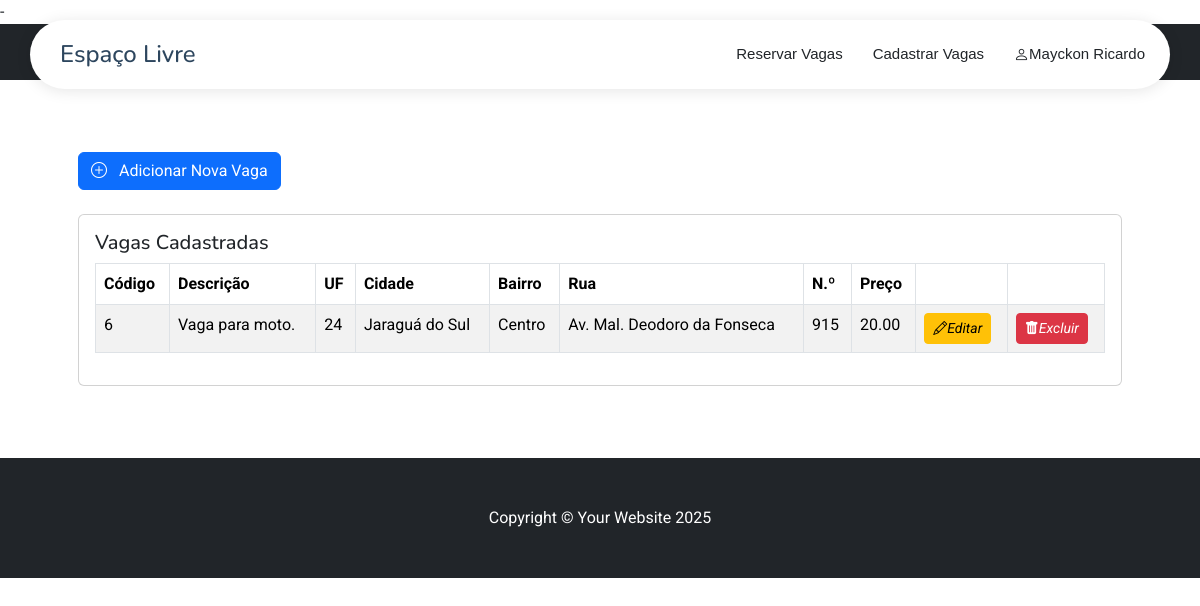
Before: /dadosVagaUsuario.php (signed in) with the older database file.
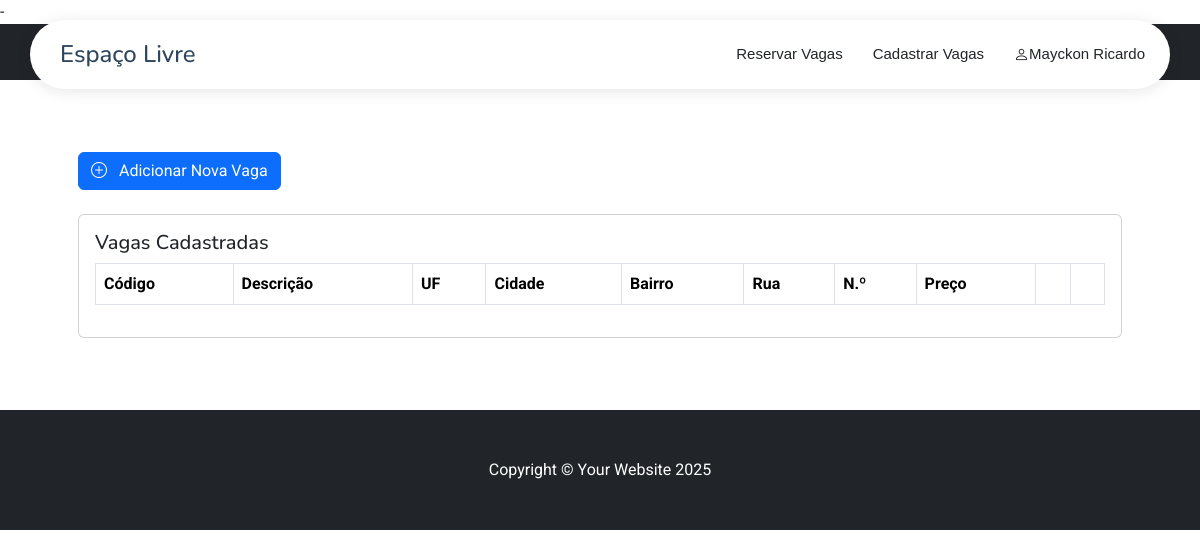
After: the same page with the newer database file.
### tables this page shows
CREATE TABLE `vagas` (
  `id` int(20) NOT NULL,
  `descricao` text NOT NULL,
  `cep` varchar(20) NOT NULL,
  `cidade` varchar(255) NOT NULL,
  `bairro` varchar(255) NOT NULL,
  `endereco` varchar(255) NOT NULL,
  `numero` varchar(20) DEFAULT NULL,
  `complemento` varchar(255) DEFAULT NULL,
  `foto_vaga` varchar(255) NOT NULL,
  `preco` decimal(10,2) NOT NULL,
  `id_uf` int(20) NOT NULL,
  `id_usuario` int(20) NOT NULL,
  `dataCadastro` date DEFAULT curdate()
);

### dadosVagaUsuario.php (the view, shortened to what this page needs)
<!DOCTYPE html>
<?php
include_once("conexao.php");
if (isset($_SESSION['id'])) {
    $usuario_logado_id = $_SESSION['id'];
} else {
    echo "<option value=\"\" disabled>Usuário não identificado</option>";
}
$sql_pesquisa = "SELECT * FROM `vagas` WHERE id_usuario = $usuario_logado_id";
?>
<!DOCTYPE html>
<html lang="pt-br">
    <?php
        require_once 'components/head.php';
    ?>
<body>
  <?php require_once 'components/header.php'; ?>
    <div class="content">
        <section class="py-4">
                <div class="container px-4 px-lg-5 mt-5">
                    <div class="mb-4">
                        <a href="cadastrarVaga.php" class="btn btn-primary">
                            <i class="bi bi-plus-circle me-2"></i> Adicionar Nova Vaga
                        </a>
                    </div>
                    <div class="card">
                        <div class="card-body">
                            <h5 class="card-title">Vagas Cadastradas</h5>
                            <div class="table-responsive">
                                <table class="table table-striped table-bordered w-100 table-expanded">
                                    <thead>
                                        <tr>
                                            <th scope="col">Código</th>
                                            <th scope="col">Descrição</th>
                                            <th scope="col">UF</th>
                                            <th scope="col">Cidade</th>
                                            <th scope="col">Bairro</th>
                                            <th scope="col">Rua</th>
                                            <th scope="col">N.º</th>
                                            <th scope="col">Preço</th>
                                            <th scope="col"></th>
                                            <th scope="col"></th>
                                        </tr>
                                    </thead>
                                    <tbody>
                                        <?php listarVagas($conexao, $sql_pesquisa); ?>
                                    </tbody>
                                </table>
                            </div>
                        </div>
                    </div>
                </div>
        </section>
    </div>
    <footer class="py-5 bg-dark mt-5">
        <div class="container">
            <p class="m-0 text-center text-white">Copyright &copy; Your Website 2025</p>
        </div>
    </footer>
</body>
</html>
<?php
    function listarVagas($conexao, $sql_pesquisa)
    {
        $result = mysqli_query($conexao, $sql_pesquisa);
        while ($linha = mysqli_fetch_assoc($result)) {
            echo "<tr>";
            echo "<td>" . $linha['id'] . "</td>";
            echo "<td>" . $linha['descricao'] . "</td>";
            echo "<td>" . $linha['id_uf'] . "</td>";
            echo "<td>" . $linha['cidade'] . "</td>";
            echo "<td>" . $linha['bairro'] . "</td>";
            echo "<td>" . $linha['endereco'] . "</td>";
            echo "<td>" . $linha['numero'] . "</td>";
            echo "<td>" . $linha['preco'] . "</td>";
            echo "<td>
                    <a class='btn btn-sm btn-warning' href='editVaga.php?id=" . $linha['id'] . "' id='editar' title='Editar'>
                        <i class='bi bi-pencil'>Editar</i>
                    </a>
                  </td>";
            echo "<td>
                    <a class='btn btn-sm btn-danger' href='deleteVaga.php?id=" . $linha['id'] . "' id='deletar' title='Delete' onclick=\"return confirm('Tem certeza que deseja excluir esta vaga?')\">
                        <i class='bi bi-trash-fill'>Excluir</i>
                    </a>
                  </td>";
            echo "</tr>";
        }
    }
?>

Changed rows visible on the page:
removed vagas: id "6", descricao "Vaga para moto.", id_uf "24", cidade "Jaraguá do Sul", bairro "Centro", endereco "Av. Mal. Deodoro da Fonseca", numero "915", preco "20.00"
